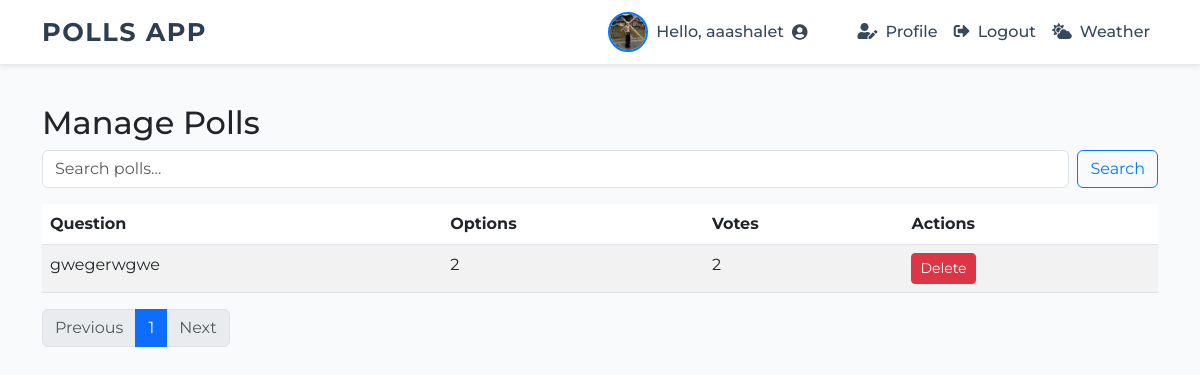
The page /admin/polls (signed in) on the database as committed earlier.
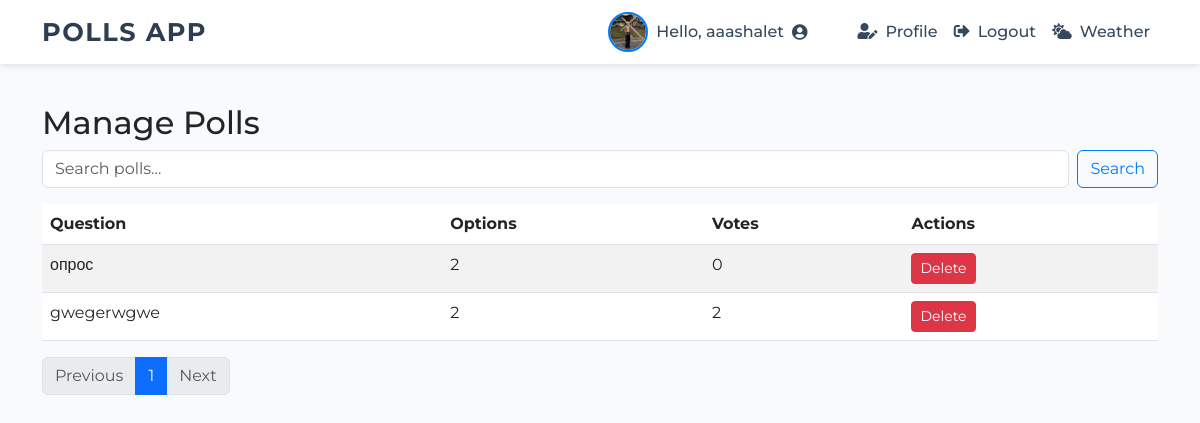
The same page on the database as committed later.
### app.py (models this page shows)
class Poll(db.Model):
    id = db.Column(db.Integer, primary_key=True)
    question = db.Column(db.String(500), nullable=False)
    image_filename = db.Column(db.String(300))
    creator_id = db.Column(db.Integer, db.ForeignKey('user.id'), nullable=False)
    options = db.relationship('Option', backref='poll', lazy=True)
    votes = db.relationship('Vote', backref='poll', lazy=True)

### app.py (the view)
@app.route('/admin/polls')
@admin_required
def admin_polls():
    page = request.args.get('page', 1, type=int)
    search = request.args.get('search', '', type=str)
    query = Poll.query
    if search:
        query = query.filter(Poll.question.ilike(f'%{search}%'))
    pagination = query.order_by(Poll.id.desc()).paginate(page=page, per_page=10)
    return render_template('admin/polls.html', polls=pagination, search=search)

### app.py (called while the page is built)
@login_manager.user_loader
def load_user(user_id):
    return User.query.get(int(user_id))

def admin_required(f):
    @wraps(f)
    def decorated_function(*args, **kwargs):
        if not current_user.is_authenticated or not current_user.is_admin:
            abort(403)
        return f(*args, **kwargs)
    return decorated_function

### templates/admin/polls.html
{% extends "layout.html" %}
{% block content %}
<h2>Manage Polls</h2>
<form method="GET" class="mb-3 d-flex">
  <input type="search" name="search" class="form-control me-2" placeholder="Search polls..." value="{{ search }}">
  <button class="btn btn-outline-primary" type="submit">Search</button>
</form>
<table class="table table-striped">
  <thead>
    <tr>
      <th>Question</th>
      <th>Options</th>
      <th>Votes</th>
      <th>Actions</th>
    </tr>
  </thead>
  <tbody>
    {% for poll in polls.items %}
    <tr>
      <td>{{ poll.question }}</td>
      <td>{{ poll.options|length }}</td>
      <td>{{ poll.votes|length }}</td>
      <td>
        <form action="{{ url_for('admin_delete_poll', poll_id=poll.id) }}" method="POST" onsubmit="return confirm('Delete this poll?');" style="display:inline-block;">
          <button type="submit" class="btn btn-sm btn-danger">Delete</button>
        </form>
      </td>
    </tr>
    {% endfor %}
  </tbody>
</table>
<nav>
  <ul class="pagination">
    {% if polls.has_prev %}
      <li class="page-item"><a class="page-link" href="{{ url_for('admin_polls', page=polls.prev_num, search=search) }}">Previous</a></li>
    {% else %}
      <li class="page-item disabled"><span class="page-link">Previous</span></li>
    {% endif %}
    {% for p in polls.iter_pages(left_edge=1, right_edge=1, left_current=2, right_current=2) %}
      {% if p %}
        {% if p == polls.page %}
          <li class="page-item active"><span class="page-link">{{ p }}</span></li>
        {% else %}
          <li class="page-item"><a class="page-link" href="{{ url_for('admin_polls', page=p, search=search) }}">{{ p }}</a></li>
        {% endif %}
      {% else %}
        <li class="page-item disabled"><span class="page-link">…</span></li>
      {% endif %}
    {% endfor %}
    {% if polls.has_next %}
      <li class="page-item"><a class="page-link" href="{{ url_for('admin_polls', page=polls.next_num, search=search) }}">Next</a></li>
    {% else %}
      <li class="page-item disabled"><span class="page-link">Next</span></li>
    {% endif %}
  </ul>
</nav>
{% endblock %}

Rows that differ between the two databases and show on the page:
added Poll: question "опрос", options|length "2", votes|length "0"
